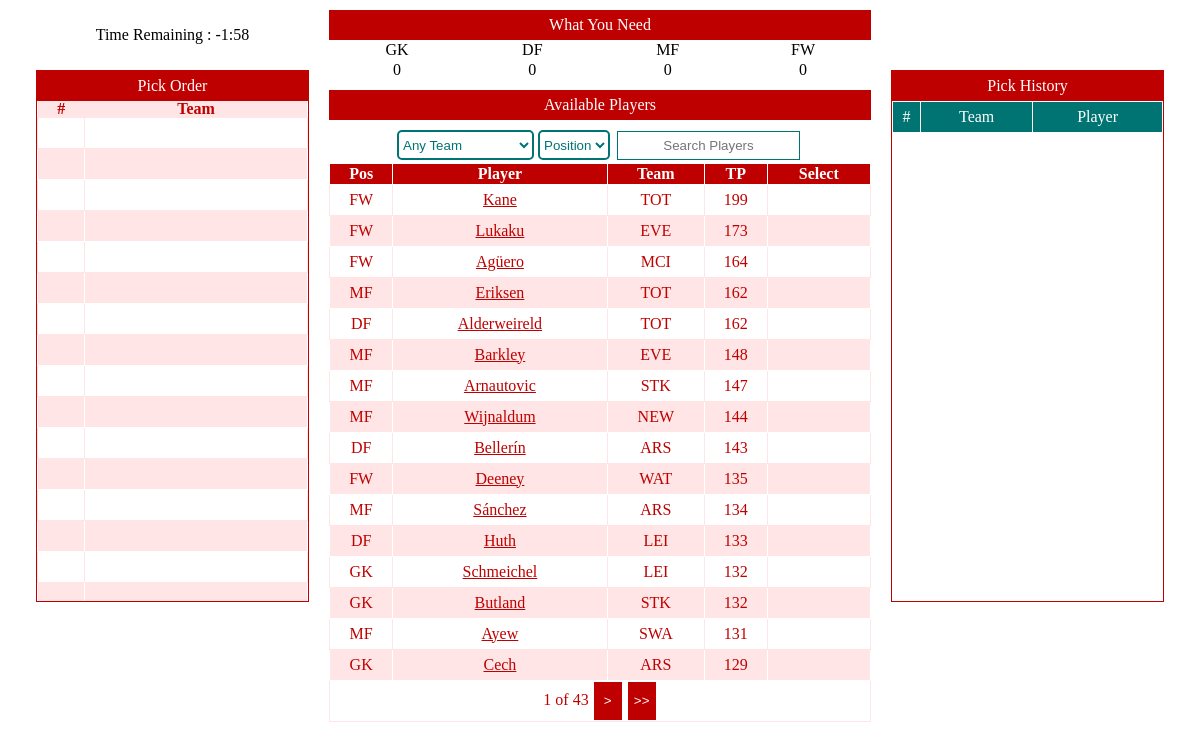
The page /index.php?draft=true&squadid=41 (signed in) on the database its author committed.
### tables this page shows
CREATE TABLE IF NOT EXISTS `player` (
  `id` int(11) NOT NULL,
  `teamId` int(11) NOT NULL,
  `firstName` varchar(50) NOT NULL,
  `lastName` varchar(50) NOT NULL,
  `webName` varchar(50) NOT NULL,
  `position` varchar(50) NOT NULL,
  `value` int(11) NOT NULL,
  `news` varchar(250) NOT NULL,
  PRIMARY KEY (`id`)
);

CREATE TABLE IF NOT EXISTS `clubteam` (
  `id` int(11) NOT NULL,
  `leagueId` int(11) NOT NULL,
  `fullName` varchar(50) NOT NULL,
  `shortName` varchar(15) NOT NULL,
  `stadium` varchar(50) NOT NULL,
  `manager` varchar(59) NOT NULL,
  PRIMARY KEY (`id`)
);

### assets/model/database.php (called while the page is built, shortened)
<?php
class database
{
    var $user = "root";
    var $password = "";
    var $host = "127.0.0.1";
    var $database = "draftfantasyfootball";
    var $con;
    public function __construct()
	{
        $this->con = new mysqli ($this->host, $this->user, $this->password, $this->database );
    }
    public function _getLeaguePlayers($leagueid)
    {
        $results = mysqli_query ( $this->con, "SELECT managersteam.name as owner, player.*, clubteam.fullName as teamName
                                                FROM fantasyleague
                                                inner join managersteam
                                                    on fantasyleague.id = managersteam.league
                                                inner join currentsquad
                                                    on currentsquad.teamId = managersteam.id
                                                left join player
                                                    on player.id = currentsquad.st1 or player.id = currentsquad.st2 or player.id = currentsquad.st3 or player.id = currentsquad.st4 or player.id = currentsquad.st5 or player.id = currentsquad.st6 or player.id = currentsquad.st7 or player.id = currentsquad.st8 or player.id = currentsquad.st9 or player.id = currentsquad.st10 or player.id = currentsquad.g1 or player.id = currentsquad.g2 or player.id = currentsquad.s1 or player.id = currentsquad.s2 or player.id = currentsquad.s3 or player.id = currentsquad.r1 or player.id = currentsquad.r2 or player.id = currentsquad.r3
                                                INNER join clubteam
                                                    on clubteam.id = player.teamId
                                                WHERE fantasyleague.id = $leagueid;" );
        return $results;
    }
    public function _getLeagueFreeAgents($notThesePlayers, $positionString, $premTeamString, $nameString, $orderByString, $start_from, $num_rec_per_page)
    {
        $results = mysqli_query ( $this->con, "SELECT player.*, clubteam.fullName as teamName, clubteam.shortName as shortName, SUM(points.total) as totalPoints, SUM(points.gs) as goalsScored, SUM(points.a) as assists, SUM(points.cs) as cleanSheets, SUM(points.yc) as yellowCards, SUM(points.rc) as redCards, SUM(points.s) as savesMade, SUM(points.ps) as penaltiesSaved, SUM(points.mp) as minutesPlayed
                                                FROM player
                                                Inner join points
                                                    on points.playerId = player.id
                                                Inner join clubteam
                                                    on clubteam.id = player.teamId
                                                WHERE $notThesePlayers $positionString $premTeamString $nameString
                                                group by player.id
                                                $orderByString
                                                Limit $start_from, $num_rec_per_page;" );
        return $results;
    }
    public function _getTeamsLeague($teamId)
    {
        $results = mysqli_query ($this->con, "SELECT user.id AS managerid, managersteam.league AS teamleague, managersteam.manager AS teamsmanager, fantasyleague.id AS leagueid, fantasyleague.admin AS leagueadmin
                                                FROM user
                                                INNER JOIN managersteam ON user.id = managersteam.manager
                                                INNER JOIN fantasyleague ON fantasyleague.id = managersteam.league
                                                WHERE managersteam.id = $teamId;");
        return $results;
    }
}
?>

### index.php (called while the page is built, shortened)
<?php
	$controller = new Controller();
	$controller->invoke();
?>

### assets/model/draft.php (the view, shortened to what this page needs)
<?php
class draft
{
	var $database;
    public function __construct()
	{
        $this->database = new database();
	}
    function getAvailablePlayers()
    {
        $num_rec_per_page=16;
        $teamsLeagueResult = $this->database->_getTeamsLeague($_GET['squadid']);
        $teamsLeagueRow = $teamsLeagueResult->fetch_assoc();
        if($teamsLeagueRow['managerid'] == $_SESSION['id'])
        {
            $leagueid = $teamsLeagueRow['leagueid'];
            if (isset($_GET["position"]) && $_GET["position"] != "Any")
            {
                $positionString = "and position = '". $_GET["position"] ."'";
            }
            else
            {
                $positionString = "";
            };
            if (isset($_GET["premTeam"]) && $_GET["premTeam"] != "Any")
            {
                $premTeamString = "and teamId = '". $_GET["premTeam"] ."'";
            }
            else
            {
                $premTeamString = "";
            };
            if (isset($_GET["name"]) && $_GET["name"] != "Any")
            {
                $nameString = "and webName LIKE '%". $_GET["name"] ."%'";
            }
            else
            {
                $nameString = "";
            };
            if (isset($_GET["orderBy"]))
            {
                $orderByString = "order by ". $_GET["orderBy"] .", totalPoints desc";
            }
            else
            {
                $orderByString = "order by totalPoints desc";
            };
            if (isset($_GET["page"])) { $page  = $_GET["page"]; } else { $page=1; };
            $start_from = ($page-1) * $num_rec_per_page;
            $result =  $this->database->_getLeaguePlayers($leagueid);
            $notThesePlayers = "";
            $row = $result->fetch_assoc();
            $notThesePlayers = $notThesePlayers. "player.id != '". $row['id'] ."'";
            while($row = $result->fetch_assoc())
                {
                    $notThesePlayers = $notThesePlayers. "and player.id != '". $row['id'] ."'";
                }
            $freeAgentResult =  $this->database->_getLeagueFreeAgents($notThesePlayers, $positionString, $premTeamString, $nameString, $orderByString, $start_from, $num_rec_per_page);
            while($freeAgentRow = $freeAgentResult->fetch_assoc())
                {
                    if($freeAgentRow['position'] == "Goalkeeper")
                    {
                        $playerPosition = "GK";
                    }
                    else if($freeAgentRow['position'] == "Defender")
                    {
                        $playerPosition = "DF";
                    }
                    else if($freeAgentRow['position'] == "Midfielder")
                    {
                        $playerPosition = "MF";
                    }
                    else
                    {
                        $playerPosition = "FW";
                    }
                    echo '
                        <tr>
                            <td id="position'. $freeAgentRow['id'] .'">'. $playerPosition .'</td>
                            <td><p class="playerName" id="'. $freeAgentRow['id'] .'">'. $freeAgentRow['webName'] .'</p></td>
                            <td title="'. $freeAgentRow['teamName'] .'">'. $freeAgentRow['shortName'] .'</td>
                            <td>'. $freeAgentRow['totalPoints'] .'</td>
                            <td><button class="tradeButton" id="select'. $freeAgentRow['id'] .'" onclick="selectPlayer(this.id)">Select</button></td>
                        </tr>
                    ';
                }
            $rs_result = $this->database->_getLeagueFreeAgents($notThesePlayers, $positionString, $premTeamString, $nameString, $orderByString, 0, 5000);
            $total_records = $count=mysqli_num_rows($rs_result);
            $total_pages = ceil($total_records / $num_rec_per_page);
            $pageUp = $page + 1;
                echo'
                    <tr>
                        <td colspan="5">
                            <div id="pageNumbers">';
                                echo'<div>'. $page .' of '. $total_pages .'</div>';
                                if($page != $total_pages)
                                {
                                echo '
                                    <button class="pageButton" id="'. $pageUp .'" onclick="changePage(this.id)">></button>
                                    <button class="pageButton" id="'. $total_pages .'" onclick="changePage(this.id)">>></button>
                                    ';
                                 }
                            echo'</div>
                        </td>
                    </tr>
                ';
        }
        else
        {
            echo "Not your League";
        }
    }
}
?>

### assets/css/draft.css (style rules this page uses)
.teamTable td { height: 30px; line-height: 30px; border:1px solid #FFE5E5; }
.teamTable tr:nth-child(odd) { background: #FFE5E5; }
.teamTable tr:nth-child(odd) td { border:1px solid #FFFFFF; }
.playerName { text-decoration: underline; cursor: pointer; }
#pageNumbers * { display: inline-block; }
.pageButton { background: #BF0000; color: #FFFFFF; width: 30px; height: 40px; line-height: height: 25px; text-align: center; border: 1px solid #FFFFFF; cursor: pointer; }

### rows shown on the page
player: position "FW", webName "Kane", clubteam.shortName "TOT", totalPoints "199"
player: position "FW", webName "Lukaku", clubteam.shortName "EVE", totalPoints "173"
player: position "FW", webName "Agüero", clubteam.shortName "MCI", totalPoints "164"
player: position "MF", webName "Eriksen", clubteam.shortName "TOT", totalPoints "162"
player: position "DF", webName "Alderweireld", clubteam.shortName "TOT", totalPoints "162"
player: position "MF", webName "Barkley", clubteam.shortName "EVE", totalPoints "148"
player: position "MF", webName "Arnautovic", clubteam.shortName "STK", totalPoints "147"
player: position "MF", webName "Wijnaldum", clubteam.shortName "NEW", totalPoints "144"
player: position "DF", webName "Bellerín", clubteam.shortName "ARS", totalPoints "143"
player: position "FW", webName "Deeney", clubteam.shortName "WAT", totalPoints "135"
player: position "MF", webName "Sánchez", clubteam.shortName "ARS", totalPoints "134"
player: position "DF", webName "Huth", clubteam.shortName "LEI", totalPoints "133"
player: position "GK", webName "Schmeichel", clubteam.shortName "LEI", totalPoints "132"
player: position "GK", webName "Butland", clubteam.shortName "STK", totalPoints "132"
player: position "MF", webName "Ayew", clubteam.shortName "SWA", totalPoints "131"
player: position "GK", webName "Cech", clubteam.shortName "ARS", totalPoints "129"

### other values the page prints
$page "1"
$total_pages "43"
